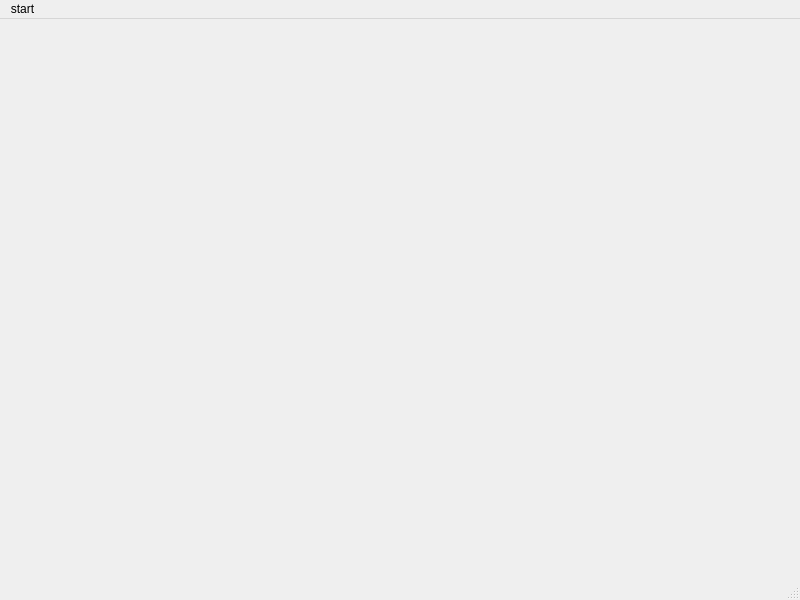
<?xml version="1.0" encoding="UTF-8"?>
<ui version="4.0">
 <class>MainScene</class>
 <widget class="QMainWindow" name="MainScene">
  <property name="geometry">
   <rect>
    <x>0</x>
    <y>0</y>
    <width>800</width>
    <height>600</height>
   </rect>
  </property>
  <property name="windowTitle">
   <string>MainScene</string>
  </property>
  <widget class="QWidget" name="centralwidget"/>
  <widget class="QMenuBar" name="menubar">
   <property name="geometry">
    <rect>
     <x>0</x>
     <y>0</y>
     <width>800</width>
     <height>22</height>
    </rect>
   </property>
   <widget class="QMenu" name="menustart">
    <property name="title">
     <string>start</string>
    </property>
    <addaction name="actionquit"/>
   </widget>
   <addaction name="menustart"/>
  </widget>
  <widget class="QStatusBar" name="statusbar">
   <property name="enabled">
    <bool>true</bool>
   </property>
  </widget>
  <action name="actionquit">
   <property name="text">
    <string>quit</string>
   </property>
  </action>
 </widget>
 <resources/>
 <connections/>
</ui>
